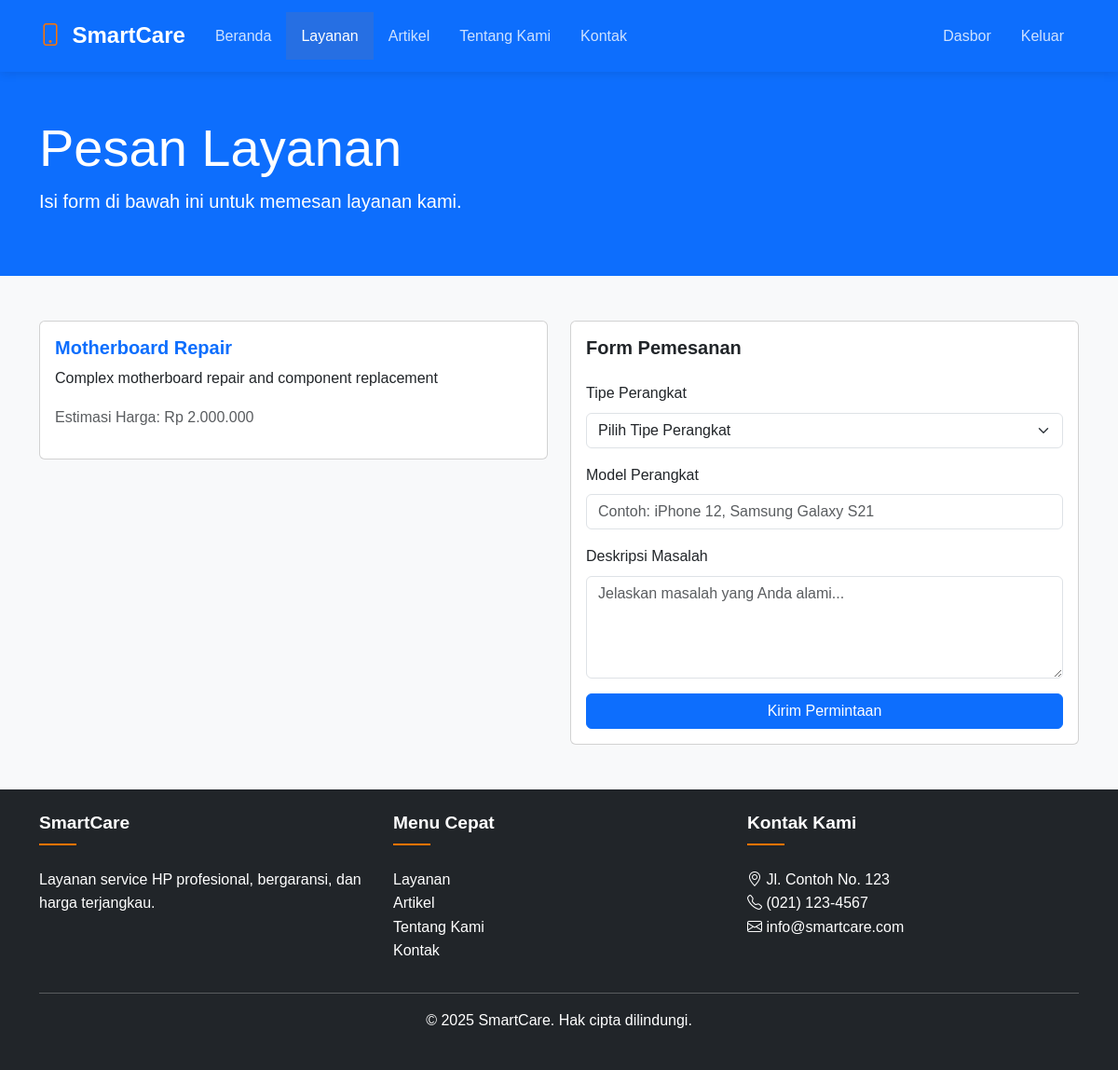
Page /service_request.php?id=6 (signed in) on the committed database.
### tables this page shows
CREATE TABLE IF NOT EXISTS services (
    id INT AUTO_INCREMENT PRIMARY KEY,
    name VARCHAR(100) NOT NULL,
    slug VARCHAR(100) NOT NULL UNIQUE,
    description TEXT NOT NULL,
    price DECIMAL(10,2) NOT NULL,
    category_id INT,
    image VARCHAR(255),
    is_featured TINYINT(1) DEFAULT 0,
    created_at TIMESTAMP DEFAULT CURRENT_TIMESTAMP,
    updated_at TIMESTAMP DEFAULT CURRENT_TIMESTAMP ON UPDATE CURRENT_TIMESTAMP,
    FOREIGN KEY (category_id) REFERENCES service_categories(id) ON DELETE SET NULL,
    INDEX idx_slug (slug),
    INDEX idx_category (category_id),
    INDEX idx_featured (is_featured)
);

### includes/functions.php (called while the page is built, shortened)
<?php
function isLoggedIn() {
    return isset($_SESSION['user_id']);
}
function getServiceById($id) {
    global $conn;
    $stmt = $conn->prepare("
        SELECT s.*, sc.name as category_name
        FROM services s
        LEFT JOIN service_categories sc ON s.category_id = sc.id
        WHERE s.id = :id
    ");
    $stmt->bindParam(':id', $id);
    $stmt->execute();
    return $stmt->fetch(PDO::FETCH_ASSOC);
}
?>

### service_request.php (the view, shortened to what this page needs)
<?php
require_once 'config/database.php';
require_once 'includes/functions.php';
$success = '';
if (isset($_GET['id'])) {
    try {
        $service_id = (int)$_GET['id'];
        $service = getServiceById($service_id);
    } catch(PDOException $e) {
        error_log("Error getting service details: " . $e->getMessage());
        $error = "Terjadi kesalahan saat memuat detail layanan. Silakan coba lagi nanti.";
    }
} else {
    header('Location: services.php');
    exit();
}
?>
<!DOCTYPE html>
<html lang="id">
<head>
    <link href="https://cdn.jsdelivr.net/npm/bootstrap@5.3.0/dist/css/bootstrap.min.css" rel="stylesheet">
    <link rel="stylesheet" href="https://cdn.jsdelivr.net/npm/bootstrap-icons@1.7.2/font/bootstrap-icons.css">
    <link rel="stylesheet" href="assets/css/style.css">
</head>
<body>
    <nav class="navbar navbar-expand-lg navbar-dark bg-primary">
        <div class="container">
            <a class="navbar-brand" href="index.php">
                <i class="bi bi-phone"></i> SmartCare
            </a>
            <div class="collapse navbar-collapse" id="navbarNav">
                <ul class="navbar-nav me-auto">
                    <li class="nav-item">
                        <a class="nav-link" href="index.php">Beranda</a>
                    </li>
                    <li class="nav-item">
                        <a class="nav-link active" href="services.php">Layanan</a>
                    </li>
                    <li class="nav-item">
                        <a class="nav-link" href="blog.php">Artikel</a>
                    </li>
                    <li class="nav-item">
                        <a class="nav-link" href="about.php">Tentang Kami</a>
                    </li>
                    <li class="nav-item">
                        <a class="nav-link" href="contact.php">Kontak</a>
                    </li>
                </ul>
                <ul class="navbar-nav">
                    <?php if (isLoggedIn()): ?>
                        <li class="nav-item">
                            <a class="nav-link" href="admin/index.php">Dasbor</a>
                        </li>
                        <li class="nav-item">
                            <a class="nav-link" href="logout.php">Keluar</a>
                        </li>
                    <?php endif; ?>
                </ul>
            </div>
        </div>
    </nav>
    <div class="bg-primary text-white py-5">
        <div class="container">
            <h1 class="display-4">Pesan Layanan</h1>
            <p class="lead">Isi form di bawah ini untuk memesan layanan kami.</p>
        </div>
    </div>
    <div class="container py-5">
        <?php if ($success): ?>
            <div class="alert alert-success"><?php echo $success; ?></div>
        <?php else: ?>
            <div class="row">
                <div class="col-md-6">
                    <div class="card mb-4">
                        <div class="card-body">
                            <h5 class="card-title text-primary"><?php echo htmlspecialchars($service['name']); ?></h5>
                            <p class="card-text"><?php echo htmlspecialchars($service['description']); ?></p>
                            <p class="text-muted">Estimasi Harga: Rp <?php echo number_format($service['price'], 0, ',', '.'); ?></p>
                        </div>
                    </div>
                </div>
                <div class="col-md-6">
                    <div class="card">
                        <div class="card-body">
                            <h5 class="card-title mb-4">Form Pemesanan</h5>
                            <form method="POST" action="">
                                <div class="mb-3">
                                    <label for="device_type" class="form-label">Tipe Perangkat</label>
                                    <select class="form-select" id="device_type" name="device_type" required>
                                        <option value="">Pilih Tipe Perangkat</option>
                                    </select>
                                </div>
                                <div class="mb-3">
                                    <label for="device_model" class="form-label">Model Perangkat</label>
                                    <input type="text" class="form-control" id="device_model" name="device_model"
                                           required placeholder="Contoh: iPhone 12, Samsung Galaxy S21">
                                </div>
                                <div class="mb-3">
                                    <label for="problem_description" class="form-label">Deskripsi Masalah</label>
                                    <textarea class="form-control" id="problem_description" name="problem_description"
                                              rows="4" required placeholder="Jelaskan masalah yang Anda alami..."></textarea>
                                </div>
                                <button type="submit" class="btn btn-primary w-100">Kirim Permintaan</button>
                            </form>
                        </div>
                    </div>
                </div>
            </div>
        <?php endif; ?>
    </div>
    <footer class="bg-dark text-white py-4">
        <div class="container">
            <div class="row">
                <div class="col-md-4">
                    <h5>SmartCare</h5>
                    <p>Layanan service HP profesional, bergaransi, dan harga terjangkau.</p>
                </div>
                <div class="col-md-4">
                    <h5>Menu Cepat</h5>
                    <ul class="list-unstyled">
                        <li><a href="services.php" class="text-white">Layanan</a></li>
                        <li><a href="blog.php" class="text-white">Artikel</a></li>
                        <li><a href="about.php" class="text-white">Tentang Kami</a></li>
                        <li><a href="contact.php" class="text-white">Kontak</a></li>
                    </ul>
                </div>
                <div class="col-md-4">
                    <h5>Kontak Kami</h5>
                    <ul class="list-unstyled">
                        <li><i class="bi bi-geo-alt"></i> Jl. Contoh No. 123</li>
                        <li><i class="bi bi-telephone"></i> (021) 123-4567</li>
                        <li><i class="bi bi-envelope"></i> info@smartcare.com</li>
                    </ul>
                </div>
            </div>
            <hr>
            <div class="text-center">
                <p>&copy; <?php echo date('Y'); ?> SmartCare. Hak cipta dilindungi.</p>
            </div>
        </div>
    </footer>
</body>
</html>

### assets/css/style.css (style rules this page uses)
body { font-family: 'Poppins', sans-serif; background-color: #f8f9fa; color: #333; line-height: 1.6; }
a { text-decoration: none; transition: all 0.3s ease; }
h1, h2, h3, h4, h5, h6 { font-weight: 600; }
.navbar { background-color: #0b2e59; padding: 0.8rem 0; box-shadow: 0 2px 10px rgba(0, 0, 0, 0.1); }
.navbar-brand { font-weight: 700; font-size: 1.5rem; color: #fff; }
.navbar-brand i { color: #ff7300; margin-right: 0.3rem; }
.navbar-dark .navbar-nav .nav-link { color: rgba(255,255,255,0.8); font-weight: 500; padding: 0.8rem 1rem; transition: all 0.3s ease; }
.navbar-dark .navbar-nav .nav-link:hover, .navbar-dark .navbar-nav .nav-link.active { color: #fff; background-color: rgba(255, 115, 0, 0.1); }
footer { background-color: #0b2e59; color: rgba(255, 255, 255, 0.7); padding-top: 4rem; }
footer h5 { color: #fff; font-size: 1.2rem; margin-bottom: 1.5rem; position: relative; padding-bottom: 0.8rem; }
footer h5::after { content: ''; position: absolute; bottom: 0; left: 0; width: 40px; height: 2px; background-color: #ff7300; }

### rows in the picture
services: name "Motherboard Repair", description "Complex motherboard repair and component replacement", price "2.000.000"
